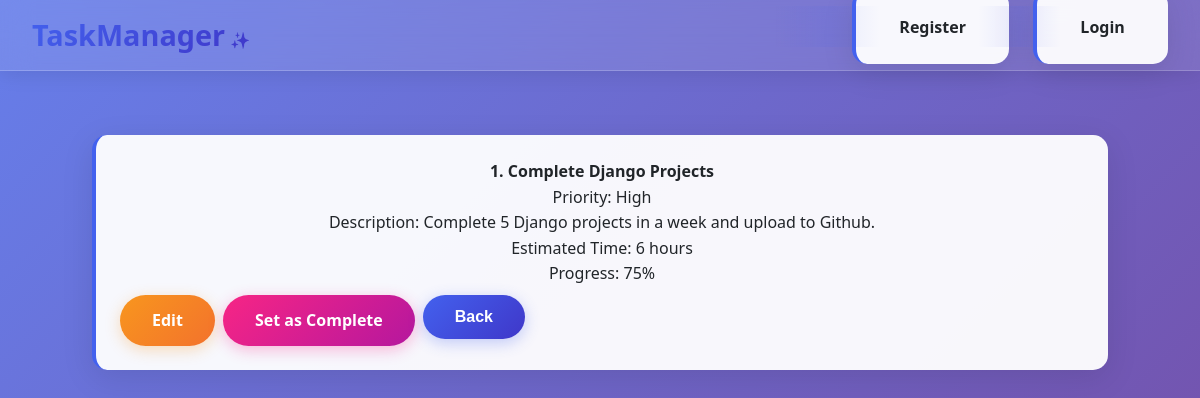
Page /base/specific/1/ on the committed database.
### base/models.py (models this page shows, shortened)
class Task(models.Model):
    title = models.CharField(max_length=200)
    description = models.CharField(max_length=500)
    priority = models.ForeignKey(Priority, on_delete=models.CASCADE, related_name='task')
    estimated_hours = models.IntegerField()
    progress = models.IntegerField()  # 0-100%
    is_completed = models.BooleanField(default=False)
    created_at = models.DateTimeField(auto_now_add=True)
    completed_at = models.DateTimeField(null=True, blank=True)

class Priority(models.Model):
    name = models.CharField(max_length=10)
    def __str__(self):
        return self.name

### base/views.py (the view)
# urls.py: path('specific/<int:key>/',views.specific,name="specific"),
def specific(request,key):
    data = get_object_or_404(Task,id = key)
    return render(request,'specific.html',{'data':data})

### base/templates/specific.html
{% extends 'main.html' %}
{% block content %}
<div class="container">
    <ul>
        <li>
            <strong>{{ data.id }}. {{ data.title }}</strong><br>
            Priority: {{ data.priority }}<br>
            Description: {{ data.description }}<br>
            Estimated Time: {{ data.estimated_hours }} hours<br>
            Progress: {{ data.progress }}%<br>
            <div class="d-flex gap-2 mt-2">
                <a href="{% url 'update' data.id %}" class="btn btn-warning">Edit</a>
                <a href="{% url 'delete' data.id %}" class="btn btn-danger">Set as Complete</a>
                <a href="{% url 'display' %}"><button type="button" class="btn btn-primary">Back</button></a>
            </div>
        </li>
    </ul>
</div>
{% endblock %}

### static/style.css (style rules this page uses)
:root { --primary: #4361ee; --secondary: #3f37c9; --success: #4cc9f0; --danger: #f72585; --warning: #f8961e; --info: #4895ef; --dark: #212529; --light: #f8f9fa; --gradient: linear-gradient(135deg, #667eea 0%, #764ba2 100%); --glass-bg: rgba(255, 255, 255, 0.1); --glass-border: rgba(255, 255, 255, 0.2); --shadow: 0 8px 32px rgba(0, 0, 0, 0.1); --shadow-hover: 0 15px 45px rgba(0, 0, 0, 0.15); }
* { margin: 0; padding: 0; box-sizing: border-box; }
body { font-family: 'Segoe UI', Tahoma, Geneva, Verdana, sans-serif; background: var(--gradient); min-height: 100vh; color: var(--dark); line-height: 1.6; }
.container { width: 90%; max-width: 1200px; margin: 0 auto; padding: 2rem; }
.btn { padding: 0.8rem 2rem; border: none; border-radius: 50px; font-weight: 600; text-decoration: none; text-align: center; transition: all 0.3s cubic-bezier(0.4, 0, 0.2, 1); position: relative; overflow: hidden; cursor: pointer; font-size: 1rem; display: inline-flex; align-items: center; justify-content: center; gap: 0.5rem; }
.btn::before { content: ''; position: absolute; top: 0; left: -100%; width: 100%; height: 100%; background: linear-gradient(90deg, transparent, rgba(255,255,255,0.3), transparent); transition: left 0.5s; }
.btn-primary { background: linear-gradient(135deg, var(--primary), var(--secondary)); color: white; box-shadow: 0 4px 15px rgba(67, 97, 238, 0.3); }
.btn-danger { background: linear-gradient(135deg, var(--danger), #b5179e); color: white; box-shadow: 0 4px 15px rgba(247, 37, 133, 0.3); }
.btn-warning { background: linear-gradient(135deg, var(--warning), #f3722c); color: white; box-shadow: 0 4px 15px rgba(248, 150, 30, 0.3); }
ul { list-style: none; padding: 0; margin: 2rem 0; }
ul li { background: rgba(255, 255, 255, 0.95); margin-bottom: 1rem; padding: 1.5rem; border-radius: 15px; box-shadow: var(--shadow); transition: all 0.3s cubic-bezier(0.4, 0, 0.2, 1); border-left: 4px solid var(--primary); }
.d-flex { display: flex; }
.gap-2 { gap: 0.5rem; }
.mt-2 { margin-top: 0.5rem; }

### rows in the picture
Task: id "1", title "Complete Django Projects", priority "High", description "Complete 5 Django projects in a week and upload to Github.", estimated_hours "6", progress "75"
